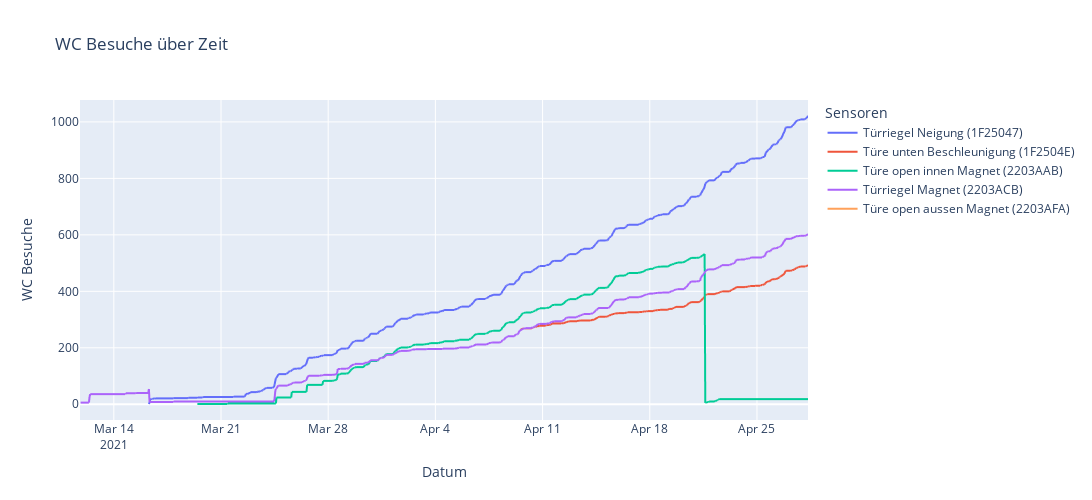

Notebook source saved alongside this figure:
### Markdown cell above
## Cummulative data over time

### Code cell
def customLegend(fig, nameSwap):
    for i, dat in enumerate(fig.data):
        for elem in dat:
            if elem == 'name':
                # print(fig.data[i].name)
                if fig.data[i].name in nameSwap.keys():
                    fig.data[i].name = nameSwap[fig.data[i].name]
    return(fig)

vis_data = message_data_wide.drop(columns = 'counter_2203AF9')
# subselect dat until April 18
# vis_data = vis_data[vis_data['created'].dt.date <= pd.to_datetime('2021-04-18')]

fig = px.line(vis_data, x='created', y=get_sub_columns(vis_data, False, 'created'), width=1500, height=500, title='WC Besuche über Zeit')
# titles
# fig.update_xaxes(title_text='Datum')
# fig.update_yaxes(title_text='WC-Besuche')
fig.update_layout(
    xaxis_title = 'Datum',
    yaxis_title = 'WC Besuche',
    legend_title = 'Sensoren'
)
# legend
fig = customLegend(fig=fig, nameSwap = \
    { \
        'counter_1F25047' : 'Türriegel Neigung (1F25047)', \
        'counter_2203ACB' : 'Türriegel Magnet (2203ACB)', \
        'counter_1F2504E' : 'Türe unten Beschleunigung (1F2504E)', \
        'counter_2203AFA' : 'Türe open aussen Magnet (2203AFA)', \
        'counter_2203AAB' : 'Türe open innen Magnet (2203AAB)', \
        'counter_2203AF9' : 'Test Sensor (nicht installiert) (2203AF9)', \
    })

# set color
# fig.data[0].line.color = 'rgb(0, 0, 0)'
# fig.data[1].line.color = 'rgb(0, 0, 255)'

fig.show()

# matiplotlib (date formatting is not so nice)
# ax = message_data_wide[get_sub_columns(False, 'created')].plot(kind='line', x='created', figsize=(22, 5), style='-')

# ax.set_title('WC Besuche über Zeit')
# ax.set_xlabel('Date')
# ax.set_ylabel('WC-Besuche')

# ax.xaxis.set_major_formatter(dates.DateFormatter("%d.%m.%Y"))

### Figure 1 — Plotly figure (JSON) as saved in the notebook; plotly's stock layout.template omitted (floating-point values rounded to 4 significant figures; data arrays with more than 128 entries replaced by an {"elided": "..."} marker saying what was removed)
{"data": [{"hovertemplate": "variable=counter_1F25047<br>created=%{x}<br>value=%{y}<extra></extra>", "legendgroup": "counter_1F25047", "line": {"color": "#636efa", "dash": "solid"}, "mode": "lines", "name": "Türriegel Neigung (1F25047)", "showlegend": true, "type": "scattergl", "x": {"elided": "1142 str values"}, "xaxis": "x", "y": {"elided": "1142 int values"}, "yaxis": "y"}, {"hovertemplate": "variable=counter_1F2504E<br>created=%{x}<br>value=%{y}<extra></extra>", "legendgroup": "counter_1F2504E", "line": {"color": "#EF553B", "dash": "solid"}, "mode": "lines", "name": "Türe unten Beschleunigung (1F2504E)", "showlegend": true, "type": "scattergl", "x": {"elided": "1142 str values"}, "xaxis": "x", "y": {"elided": "1142 int values"}, "yaxis": "y"}, {"hovertemplate": "variable=counter_2203AAB<br>created=%{x}<br>value=%{y}<extra></extra>", "legendgroup": "counter_2203AAB", "line": {"color": "#00cc96", "dash": "solid"}, "mode": "lines", "name": "Türe open innen Magnet (2203AAB)", "showlegend": true, "type": "scattergl", "x": {"elided": "1142 str values"}, "xaxis": "x", "y": {"elided": "1142 float values"}, "yaxis": "y"}, {"hovertemplate": "variable=counter_2203ACB<br>created=%{x}<br>value=%{y}<extra></extra>", "legendgroup": "counter_2203ACB", "line": {"color": "#ab63fa", "dash": "solid"}, "mode": "lines", "name": "Türriegel Magnet (2203ACB)", "showlegend": true, "type": "scattergl", "x": {"elided": "1142 str values"}, "xaxis": "x", "y": {"elided": "1142 int values"}, "yaxis": "y"}, {"hovertemplate": "variable=counter_2203AFA<br>created=%{x}<br>value=%{y}<extra></extra>", "legendgroup": "counter_2203AFA", "line": {"color": "#FFA15A", "dash": "solid"}, "mode": "lines", "name": "Türe open aussen Magnet (2203AFA)", "showlegend": true, "type": "scattergl", "x": {"elided": "1142 str values"}, "xaxis": "x", "y": {"elided": "1142 null values"}, "yaxis": "y"}], "layout": {"height": 500, "legend": {"title": {"text": "Sensoren"}, "tracegroupgap": 0}, "title": {"text": "WC Besuche über Zeit"}, "width": 1500, "xaxis": {"anchor": "y", "domain": [0, 1], "title": {"text": "Datum"}}, "yaxis": {"anchor": "x", "domain": [0, 1], "title": {"text": "WC Besuche"}}}}
